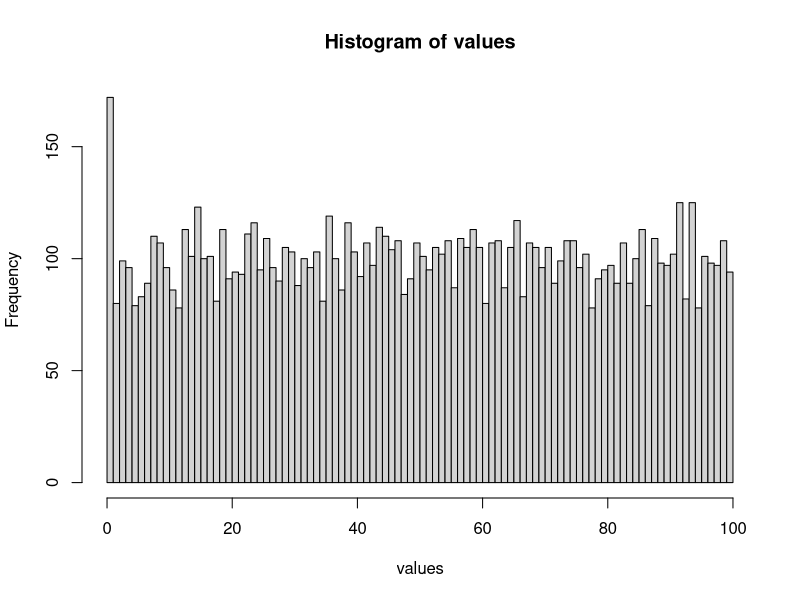

This figure's R source:
## ---- chunk 1
knitr::opts_chunk$set(echo = TRUE)
library(dplyr)
## ---- chunk 2
L <- 100 # number of posterior draws
N <- 10000 # 
parameters <- 1 # additional parameters, e.g. predictor matrix or hyperparameters
## ---- chunk 3
# one-dimensional random variable (used in rank statistic)
f <- function(x){x}
## ---- chunk 4
# rank statistic , according to 4.1 in sbc talts
rank_statistic <- function(f, theta_L, theta){
  lapply(theta_L, function(x){
    f(x) < f(theta)
  }) %>%
    purrr::reduce(sum)
}
## ---- chunk 5
prior_draw <- function(parameters){
  theta <- rnorm(n=1, # draw one sample from a normal distribution
                 mean = 0, # with mean 0
                 sd = parameters) # and standard deviation 1
  return(theta)
}
## ---- chunk 6
likelihood_draw <- function(theta, parameters){
  y <- rnorm(n = 1,
             mean = theta,
             sd = parameters)
  return(y)
}
## ---- chunk 7
sampler_draws <- function(L,theta,y,parameters){
    theta_L <- rnorm(n=L, 
                     mean = y, 
                     sd = parameters)
}
## ---- chunk 8
sbc <- function(prior_draw,
                likelihood_draw, 
                sampler_draws,
                f,
                N = 1000,
                L = 100,
                parameters
                ){
  
  sapply(1:N, function(i_){
    
    theta <- prior_draw(parameters)
    # compute rank statistic
    rank_statistic(f = f, 
                   theta_L = sampler_draws(L = L,
                                           theta = theta,
                                           y = likelihood_draw(theta, 
                                                               parameters), 
                                           parameters = parameters
                                           ), 
                   theta = theta)
  })
}
## ---- chunk 9
values <- sbc(
  prior_draw = prior_draw, 
  likelihood_draw = likelihood_draw, 
  sampler_draws = sampler_draws,
  f = f,
  N = N,
  L = L,
  parameters = parameters
  )
## ---- chunk 10
hist(values, breaks = L)
